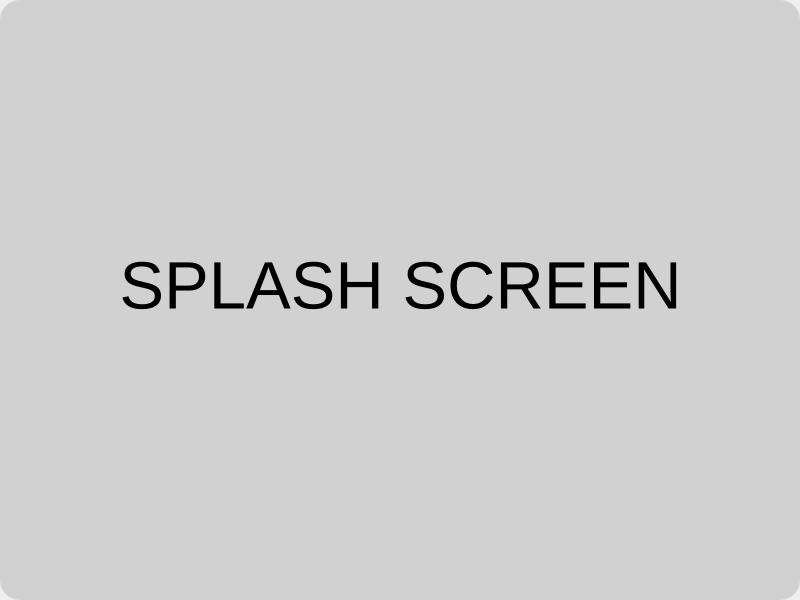
<?xml version="1.0" encoding="UTF-8"?>
<ui version="4.0">
 <class>MainWindow</class>
 <widget class="QMainWindow" name="MainWindow">
  <property name="geometry">
   <rect>
    <x>0</x>
    <y>0</y>
    <width>800</width>
    <height>600</height>
   </rect>
  </property>
  <property name="windowTitle">
   <string>MainWindow</string>
  </property>
  <widget class="QWidget" name="centralwidget">
   <property name="styleSheet">
    <string notr="true">background-color: rgb(209, 209, 209);
border-radius: 20px;</string>
   </property>
   <widget class="QLabel" name="label">
    <property name="geometry">
     <rect>
      <x>80</x>
      <y>140</y>
      <width>641</width>
      <height>291</height>
     </rect>
    </property>
    <property name="font">
     <font>
      <pointsize>50</pointsize>
     </font>
    </property>
    <property name="text">
     <string>SPLASH SCREEN</string>
    </property>
    <property name="alignment">
     <set>Qt::AlignCenter</set>
    </property>
   </widget>
  </widget>
 </widget>
 <resources/>
 <connections/>
</ui>
